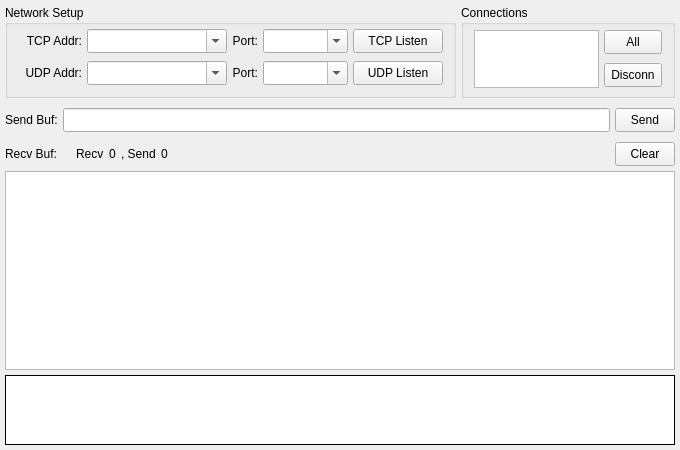
<?xml version="1.0" encoding="UTF-8"?>
<ui version="4.0">
 <class>ServerWidget</class>
 <widget class="QWidget" name="ServerWidget">
  <property name="geometry">
   <rect>
    <x>0</x>
    <y>0</y>
    <width>680</width>
    <height>450</height>
   </rect>
  </property>
  <property name="minimumSize">
   <size>
    <width>0</width>
    <height>0</height>
   </size>
  </property>
  <property name="windowTitle">
   <string>Server</string>
  </property>
  <property name="locale">
   <locale language="C" country="AnyCountry"/>
  </property>
  <layout class="QVBoxLayout" name="lay1">
   <property name="spacing">
    <number>5</number>
   </property>
   <property name="margin">
    <number>5</number>
   </property>
   <item>
    <layout class="QHBoxLayout" name="lay2">
     <item>
      <widget class="QGroupBox" name="box1">
       <property name="sizePolicy">
        <sizepolicy hsizetype="Fixed" vsizetype="Fixed">
         <horstretch>0</horstretch>
         <verstretch>0</verstretch>
        </sizepolicy>
       </property>
       <property name="minimumSize">
        <size>
         <width>0</width>
         <height>93</height>
        </size>
       </property>
       <property name="maximumSize">
        <size>
         <width>16777215</width>
         <height>93</height>
        </size>
       </property>
       <property name="title">
        <string>Network Setup</string>
       </property>
       <layout class="QVBoxLayout" name="lay5">
        <property name="spacing">
         <number>5</number>
        </property>
        <property name="leftMargin">
         <number>4</number>
        </property>
        <property name="topMargin">
         <number>0</number>
        </property>
        <property name="rightMargin">
         <number>10</number>
        </property>
        <property name="bottomMargin">
         <number>5</number>
        </property>
        <item>
         <layout class="QGridLayout" name="lay6">
          <property name="sizeConstraint">
           <enum>QLayout::SetFixedSize</enum>
          </property>
          <property name="horizontalSpacing">
           <number>5</number>
          </property>
          <property name="verticalSpacing">
           <number>8</number>
          </property>
          <property name="bottomMargin">
           <number>0</number>
          </property>
          <item row="0" column="2">
           <widget class="QLabel" name="lab2">
            <property name="sizePolicy">
             <sizepolicy hsizetype="Preferred" vsizetype="Preferred">
              <horstretch>0</horstretch>
              <verstretch>0</verstretch>
             </sizepolicy>
            </property>
            <property name="text">
             <string>Port:</string>
            </property>
            <property name="alignment">
             <set>Qt::AlignRight|Qt::AlignTrailing|Qt::AlignVCenter</set>
            </property>
           </widget>
          </item>
          <item row="0" column="0">
           <widget class="QLabel" name="lab1">
            <property name="sizePolicy">
             <sizepolicy hsizetype="Preferred" vsizetype="Preferred">
              <horstretch>0</horstretch>
              <verstretch>0</verstretch>
             </sizepolicy>
            </property>
            <property name="minimumSize">
             <size>
              <width>70</width>
              <height>0</height>
             </size>
            </property>
            <property name="contextMenuPolicy">
             <enum>Qt::NoContextMenu</enum>
            </property>
            <property name="text">
             <string>TCP Addr:</string>
            </property>
            <property name="textFormat">
             <enum>Qt::PlainText</enum>
            </property>
            <property name="scaledContents">
             <bool>false</bool>
            </property>
            <property name="alignment">
             <set>Qt::AlignRight|Qt::AlignTrailing|Qt::AlignVCenter</set>
            </property>
           </widget>
          </item>
          <item row="0" column="1">
           <widget class="QComboBox" name="cmbTcpAddr">
            <property name="sizePolicy">
             <sizepolicy hsizetype="Fixed" vsizetype="Fixed">
              <horstretch>0</horstretch>
              <verstretch>0</verstretch>
             </sizepolicy>
            </property>
            <property name="minimumSize">
             <size>
              <width>140</width>
              <height>24</height>
             </size>
            </property>
            <property name="maximumSize">
             <size>
              <width>140</width>
              <height>24</height>
             </size>
            </property>
            <property name="editable">
             <bool>true</bool>
            </property>
            <property name="insertPolicy">
             <enum>QComboBox::NoInsert</enum>
            </property>
           </widget>
          </item>
          <item row="0" column="3">
           <widget class="QComboBox" name="cmbTcpPort">
            <property name="sizePolicy">
             <sizepolicy hsizetype="Fixed" vsizetype="Fixed">
              <horstretch>0</horstretch>
              <verstretch>0</verstretch>
             </sizepolicy>
            </property>
            <property name="minimumSize">
             <size>
              <width>85</width>
              <height>24</height>
             </size>
            </property>
            <property name="maximumSize">
             <size>
              <width>85</width>
              <height>24</height>
             </size>
            </property>
            <property name="editable">
             <bool>true</bool>
            </property>
            <property name="insertPolicy">
             <enum>QComboBox::InsertAtTop</enum>
            </property>
           </widget>
          </item>
          <item row="1" column="0">
           <widget class="QLabel" name="lab3">
            <property name="sizePolicy">
             <sizepolicy hsizetype="Preferred" vsizetype="Preferred">
              <horstretch>0</horstretch>
              <verstretch>0</verstretch>
             </sizepolicy>
            </property>
            <property name="minimumSize">
             <size>
              <width>70</width>
              <height>0</height>
             </size>
            </property>
            <property name="contextMenuPolicy">
             <enum>Qt::NoContextMenu</enum>
            </property>
            <property name="text">
             <string>UDP Addr:</string>
            </property>
            <property name="textFormat">
             <enum>Qt::PlainText</enum>
            </property>
            <property name="scaledContents">
             <bool>false</bool>
            </property>
            <property name="alignment">
             <set>Qt::AlignRight|Qt::AlignTrailing|Qt::AlignVCenter</set>
            </property>
           </widget>
          </item>
          <item row="1" column="1">
           <widget class="QComboBox" name="cmbUdpAddr">
            <property name="sizePolicy">
             <sizepolicy hsizetype="Fixed" vsizetype="Fixed">
              <horstretch>0</horstretch>
              <verstretch>0</verstretch>
             </sizepolicy>
            </property>
            <property name="minimumSize">
             <size>
              <width>140</width>
              <height>24</height>
             </size>
            </property>
            <property name="maximumSize">
             <size>
              <width>140</width>
              <height>24</height>
             </size>
            </property>
            <property name="editable">
             <bool>true</bool>
            </property>
            <property name="insertPolicy">
             <enum>QComboBox::NoInsert</enum>
            </property>
           </widget>
          </item>
          <item row="1" column="2">
           <widget class="QLabel" name="lab4">
            <property name="sizePolicy">
             <sizepolicy hsizetype="Preferred" vsizetype="Preferred">
              <horstretch>0</horstretch>
              <verstretch>0</verstretch>
             </sizepolicy>
            </property>
            <property name="text">
             <string>Port:</string>
            </property>
            <property name="alignment">
             <set>Qt::AlignRight|Qt::AlignTrailing|Qt::AlignVCenter</set>
            </property>
           </widget>
          </item>
          <item row="1" column="3">
           <widget class="QComboBox" name="cmbUdpPort">
            <property name="sizePolicy">
             <sizepolicy hsizetype="Fixed" vsizetype="Fixed">
              <horstretch>0</horstretch>
              <verstretch>0</verstretch>
             </sizepolicy>
            </property>
            <property name="minimumSize">
             <size>
              <width>85</width>
              <height>24</height>
             </size>
            </property>
            <property name="maximumSize">
             <size>
              <width>85</width>
              <height>24</height>
             </size>
            </property>
            <property name="editable">
             <bool>true</bool>
            </property>
            <property name="insertPolicy">
             <enum>QComboBox::InsertAtTop</enum>
            </property>
           </widget>
          </item>
          <item row="1" column="4">
           <widget class="QToolButton" name="btnUdp">
            <property name="sizePolicy">
             <sizepolicy hsizetype="Fixed" vsizetype="Fixed">
              <horstretch>0</horstretch>
              <verstretch>0</verstretch>
             </sizepolicy>
            </property>
            <property name="minimumSize">
             <size>
              <width>90</width>
              <height>24</height>
             </size>
            </property>
            <property name="maximumSize">
             <size>
              <width>90</width>
              <height>24</height>
             </size>
            </property>
            <property name="statusTip">
             <string/>
            </property>
            <property name="text">
             <string>UDP Listen</string>
            </property>
            <property name="checkable">
             <bool>true</bool>
            </property>
           </widget>
          </item>
          <item row="0" column="4">
           <widget class="QToolButton" name="btnTcp">
            <property name="minimumSize">
             <size>
              <width>90</width>
              <height>24</height>
             </size>
            </property>
            <property name="maximumSize">
             <size>
              <width>90</width>
              <height>24</height>
             </size>
            </property>
            <property name="text">
             <string>TCP Listen</string>
            </property>
            <property name="checkable">
             <bool>true</bool>
            </property>
           </widget>
          </item>
         </layout>
        </item>
       </layout>
      </widget>
     </item>
     <item>
      <widget class="QGroupBox" name="box2">
       <property name="sizePolicy">
        <sizepolicy hsizetype="Expanding" vsizetype="Fixed">
         <horstretch>0</horstretch>
         <verstretch>0</verstretch>
        </sizepolicy>
       </property>
       <property name="minimumSize">
        <size>
         <width>0</width>
         <height>93</height>
        </size>
       </property>
       <property name="maximumSize">
        <size>
         <width>16777215</width>
         <height>93</height>
        </size>
       </property>
       <property name="title">
        <string>Connections</string>
       </property>
       <layout class="QHBoxLayout" name="lay8">
        <property name="spacing">
         <number>5</number>
        </property>
        <property name="leftMargin">
         <number>10</number>
        </property>
        <property name="topMargin">
         <number>5</number>
        </property>
        <property name="rightMargin">
         <number>10</number>
        </property>
        <property name="bottomMargin">
         <number>10</number>
        </property>
        <item>
         <widget class="QListWidget" name="lstConn">
          <property name="sizePolicy">
           <sizepolicy hsizetype="Expanding" vsizetype="Fixed">
            <horstretch>0</horstretch>
            <verstretch>0</verstretch>
           </sizepolicy>
          </property>
          <property name="minimumSize">
           <size>
            <width>0</width>
            <height>58</height>
           </size>
          </property>
          <property name="maximumSize">
           <size>
            <width>16777215</width>
            <height>58</height>
           </size>
          </property>
          <property name="verticalScrollBarPolicy">
           <enum>Qt::ScrollBarAlwaysOff</enum>
          </property>
          <property name="horizontalScrollBarPolicy">
           <enum>Qt::ScrollBarAlwaysOff</enum>
          </property>
          <property name="editTriggers">
           <set>QAbstractItemView::NoEditTriggers</set>
          </property>
          <property name="showDropIndicator" stdset="0">
           <bool>false</bool>
          </property>
          <property name="selectionMode">
           <enum>QAbstractItemView::MultiSelection</enum>
          </property>
          <property name="selectionBehavior">
           <enum>QAbstractItemView::SelectRows</enum>
          </property>
          <property name="selectionRectVisible">
           <bool>false</bool>
          </property>
         </widget>
        </item>
        <item>
         <layout class="QVBoxLayout" name="lay9">
          <property name="spacing">
           <number>10</number>
          </property>
          <property name="topMargin">
           <number>0</number>
          </property>
          <item>
           <widget class="QToolButton" name="btnConnAll">
            <property name="sizePolicy">
             <sizepolicy hsizetype="Preferred" vsizetype="Fixed">
              <horstretch>0</horstretch>
              <verstretch>0</verstretch>
             </sizepolicy>
            </property>
            <property name="minimumSize">
             <size>
              <width>0</width>
              <height>24</height>
             </size>
            </property>
            <property name="maximumSize">
             <size>
              <width>16777215</width>
              <height>24</height>
             </size>
            </property>
            <property name="text">
             <string>All</string>
            </property>
           </widget>
          </item>
          <item>
           <widget class="QToolButton" name="btnConnDel">
            <property name="sizePolicy">
             <sizepolicy hsizetype="Preferred" vsizetype="Fixed">
              <horstretch>0</horstretch>
              <verstretch>0</verstretch>
             </sizepolicy>
            </property>
            <property name="minimumSize">
             <size>
              <width>0</width>
              <height>24</height>
             </size>
            </property>
            <property name="maximumSize">
             <size>
              <width>16777215</width>
              <height>24</height>
             </size>
            </property>
            <property name="text">
             <string>Disconn</string>
            </property>
           </widget>
          </item>
         </layout>
        </item>
       </layout>
      </widget>
     </item>
    </layout>
   </item>
   <item>
    <layout class="QGridLayout" name="lay3">
     <property name="topMargin">
      <number>5</number>
     </property>
     <property name="spacing">
      <number>5</number>
     </property>
     <item row="0" column="0">
      <widget class="QLabel" name="lab5">
       <property name="text">
        <string>Send Buf:</string>
       </property>
      </widget>
     </item>
     <item row="0" column="2">
      <widget class="QToolButton" name="btnSend1">
       <property name="minimumSize">
        <size>
         <width>60</width>
         <height>24</height>
        </size>
       </property>
       <property name="maximumSize">
        <size>
         <width>60</width>
         <height>24</height>
        </size>
       </property>
       <property name="text">
        <string>Send</string>
       </property>
       <property name="checkable">
        <bool>false</bool>
       </property>
      </widget>
     </item>
     <item row="0" column="1">
      <widget class="QLineEdit" name="edtBuf1">
       <property name="minimumSize">
        <size>
         <width>0</width>
         <height>24</height>
        </size>
       </property>
       <property name="maximumSize">
        <size>
         <width>16777215</width>
         <height>24</height>
        </size>
       </property>
      </widget>
     </item>
    </layout>
   </item>
   <item>
    <layout class="QHBoxLayout" name="lay4">
     <property name="spacing">
      <number>5</number>
     </property>
     <property name="leftMargin">
      <number>0</number>
     </property>
     <property name="topMargin">
      <number>5</number>
     </property>
     <property name="rightMargin">
      <number>0</number>
     </property>
     <property name="bottomMargin">
      <number>0</number>
     </property>
     <item>
      <widget class="QLabel" name="lab8">
       <property name="sizePolicy">
        <sizepolicy hsizetype="Fixed" vsizetype="Preferred">
         <horstretch>0</horstretch>
         <verstretch>0</verstretch>
        </sizepolicy>
       </property>
       <property name="text">
        <string>Recv Buf:    </string>
       </property>
      </widget>
     </item>
     <item>
      <widget class="QLabel" name="lab9">
       <property name="text">
        <string>Recv</string>
       </property>
      </widget>
     </item>
     <item>
      <widget class="QLabel" name="labRecv">
       <property name="sizePolicy">
        <sizepolicy hsizetype="Preferred" vsizetype="Preferred">
         <horstretch>0</horstretch>
         <verstretch>0</verstretch>
        </sizepolicy>
       </property>
       <property name="toolTip">
        <string notr="true"/>
       </property>
       <property name="text">
        <string notr="true">0</string>
       </property>
      </widget>
     </item>
     <item>
      <widget class="QLabel" name="lab10">
       <property name="text">
        <string>, Send</string>
       </property>
      </widget>
     </item>
     <item>
      <widget class="QLabel" name="labSend">
       <property name="toolTip">
        <string notr="true"/>
       </property>
       <property name="text">
        <string notr="true">0</string>
       </property>
      </widget>
     </item>
     <item>
      <spacer name="spc">
       <property name="orientation">
        <enum>Qt::Horizontal</enum>
       </property>
       <property name="sizeHint" stdset="0">
        <size>
         <width>0</width>
         <height>0</height>
        </size>
       </property>
      </spacer>
     </item>
     <item>
      <widget class="QToolButton" name="btnClear">
       <property name="minimumSize">
        <size>
         <width>60</width>
         <height>24</height>
        </size>
       </property>
       <property name="maximumSize">
        <size>
         <width>60</width>
         <height>24</height>
        </size>
       </property>
       <property name="text">
        <string>Clear</string>
       </property>
      </widget>
     </item>
    </layout>
   </item>
   <item>
    <widget class="QTreeWidget" name="treeOutput">
     <property name="sizePolicy">
      <sizepolicy hsizetype="Expanding" vsizetype="Preferred">
       <horstretch>0</horstretch>
       <verstretch>0</verstretch>
      </sizepolicy>
     </property>
     <property name="horizontalScrollBarPolicy">
      <enum>Qt::ScrollBarAlwaysOff</enum>
     </property>
     <property name="editTriggers">
      <set>QAbstractItemView::NoEditTriggers</set>
     </property>
     <property name="showDropIndicator" stdset="0">
      <bool>false</bool>
     </property>
     <property name="alternatingRowColors">
      <bool>false</bool>
     </property>
     <property name="selectionMode">
      <enum>QAbstractItemView::SingleSelection</enum>
     </property>
     <property name="selectionBehavior">
      <enum>QAbstractItemView::SelectRows</enum>
     </property>
     <property name="wordWrap">
      <bool>true</bool>
     </property>
     <attribute name="headerVisible">
      <bool>false</bool>
     </attribute>
     <attribute name="headerStretchLastSection">
      <bool>true</bool>
     </attribute>
     <column>
      <property name="text">
       <string notr="true">1</string>
      </property>
     </column>
    </widget>
   </item>
   <item>
    <widget class="QPlainTextEdit" name="txtOutput">
     <property name="sizePolicy">
      <sizepolicy hsizetype="Expanding" vsizetype="Fixed">
       <horstretch>0</horstretch>
       <verstretch>0</verstretch>
      </sizepolicy>
     </property>
     <property name="minimumSize">
      <size>
       <width>0</width>
       <height>70</height>
      </size>
     </property>
     <property name="maximumSize">
      <size>
       <width>16777215</width>
       <height>70</height>
      </size>
     </property>
     <property name="acceptDrops">
      <bool>false</bool>
     </property>
     <property name="frameShape">
      <enum>QFrame::Box</enum>
     </property>
     <property name="frameShadow">
      <enum>QFrame::Plain</enum>
     </property>
     <property name="horizontalScrollBarPolicy">
      <enum>Qt::ScrollBarAlwaysOff</enum>
     </property>
     <property name="tabChangesFocus">
      <bool>true</bool>
     </property>
     <property name="undoRedoEnabled">
      <bool>false</bool>
     </property>
     <property name="readOnly">
      <bool>true</bool>
     </property>
     <property name="textInteractionFlags">
      <set>Qt::TextSelectableByKeyboard|Qt::TextSelectableByMouse</set>
     </property>
    </widget>
   </item>
  </layout>
 </widget>
 <tabstops>
  <tabstop>cmbTcpAddr</tabstop>
  <tabstop>cmbTcpPort</tabstop>
  <tabstop>btnTcp</tabstop>
  <tabstop>cmbUdpAddr</tabstop>
  <tabstop>cmbUdpPort</tabstop>
  <tabstop>btnUdp</tabstop>
  <tabstop>lstConn</tabstop>
  <tabstop>btnConnAll</tabstop>
  <tabstop>btnConnDel</tabstop>
  <tabstop>edtBuf1</tabstop>
  <tabstop>btnSend1</tabstop>
  <tabstop>btnClear</tabstop>
  <tabstop>treeOutput</tabstop>
 </tabstops>
 <resources/>
 <connections/>
</ui>
